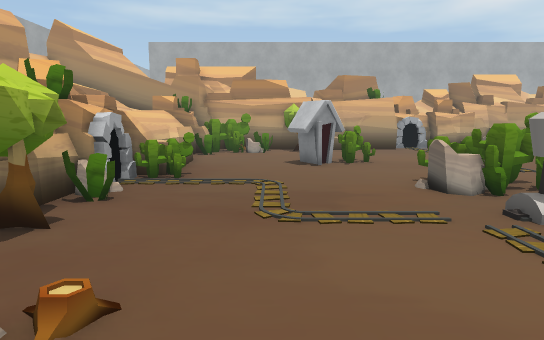
view 1 (above)

23 first-person views from a walk through a Unity game level. The camera is 1.4 m above the floor, tilts 8° down and sees 75° across. The floor is counted in squares, 1 m on a side. Each view is taken from the middle of a square. On the plan, view 1 faces up. The plan holds only what a view shows up to about 15 squares ahead; the rest is blank. The place goes on beyond the plan. Some surface patterns are stand-ins.

view 2
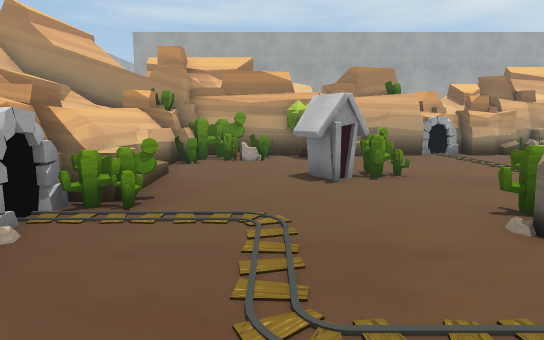

view 3
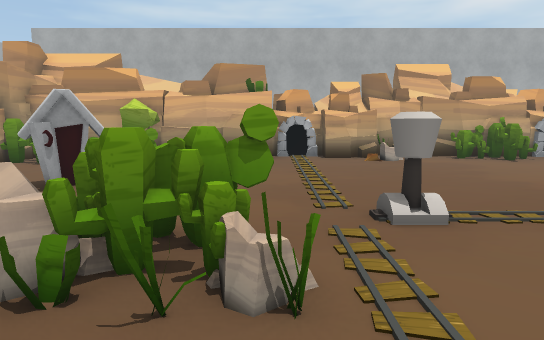

view 4
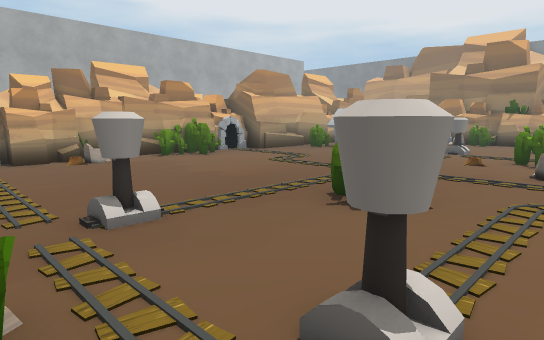

view 5
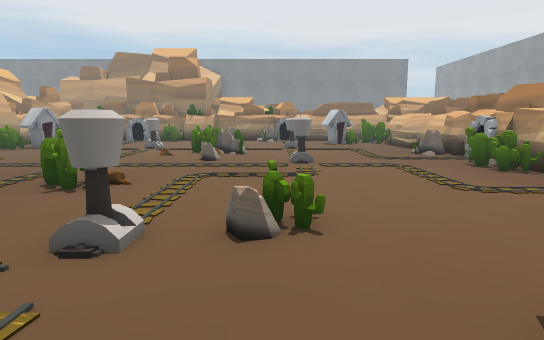

view 6
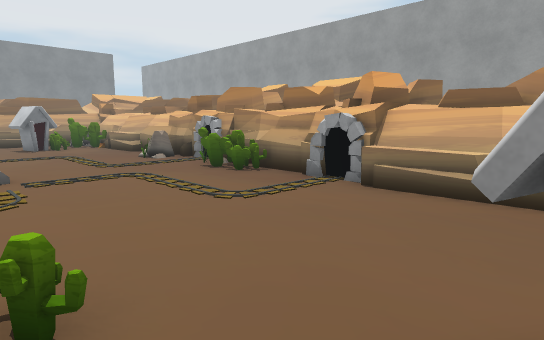

view 7
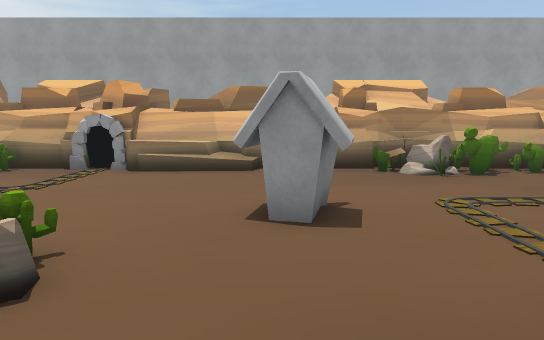

view 8
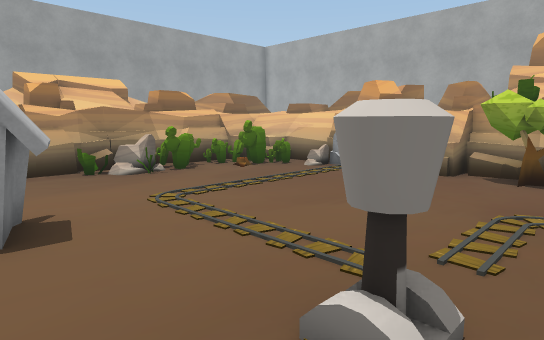

view 9
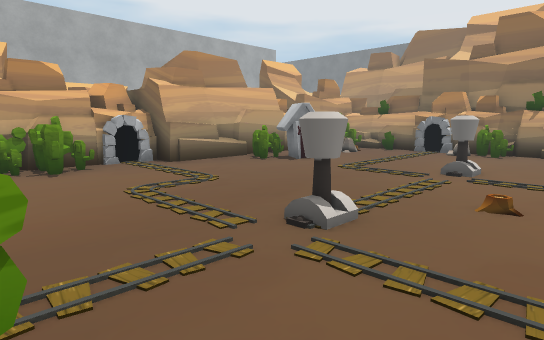

view 10
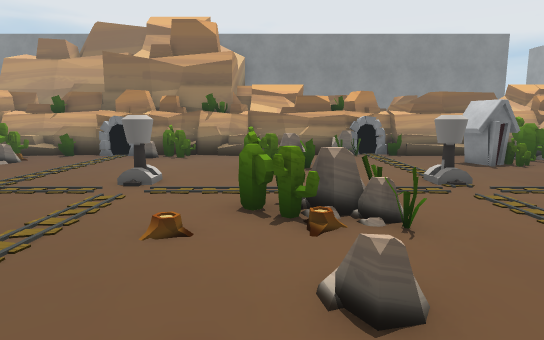

view 11
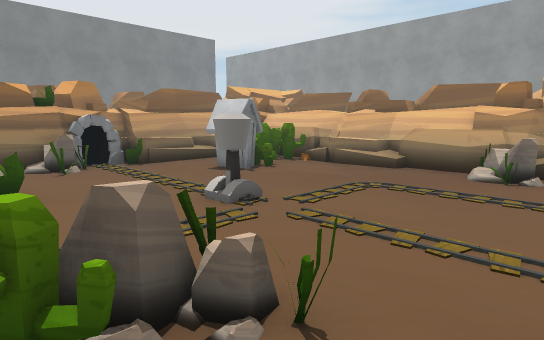

view 12
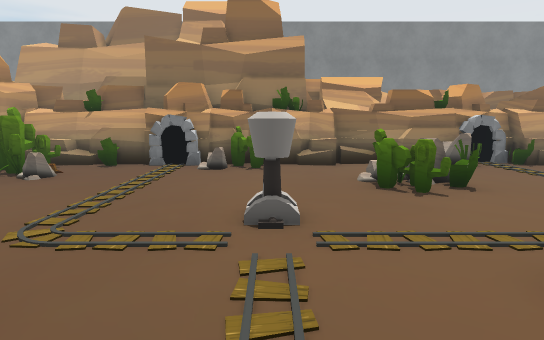

view 13
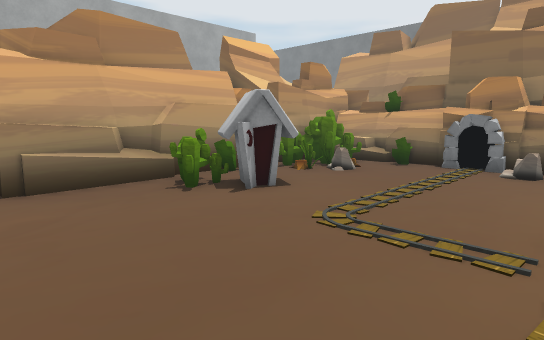

view 14
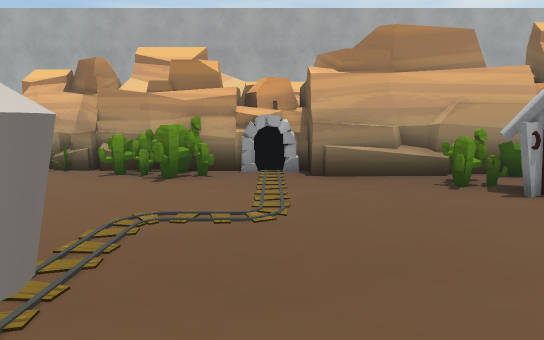

view 15
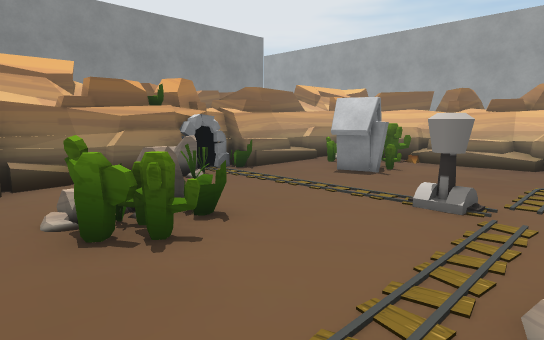

view 16
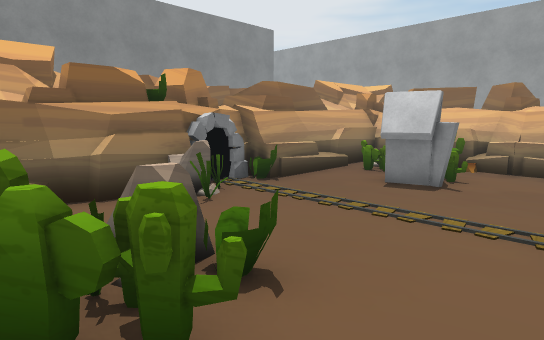

view 17
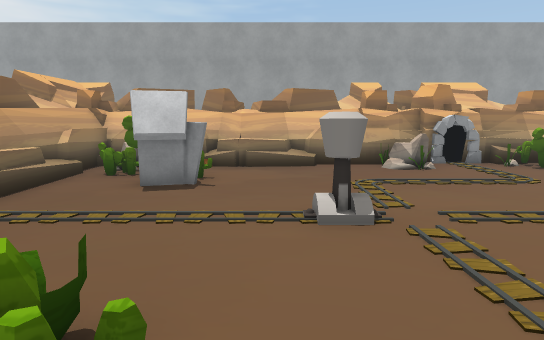

view 18
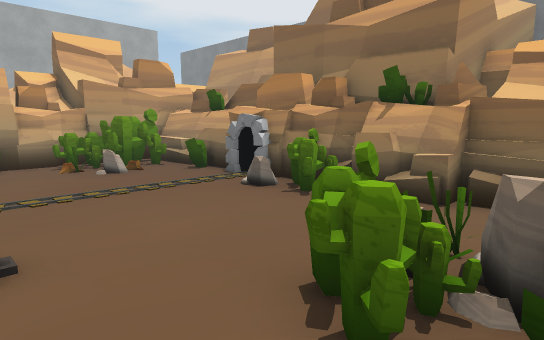

view 19
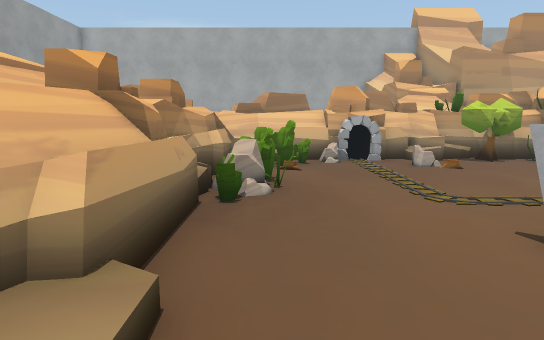

view 20
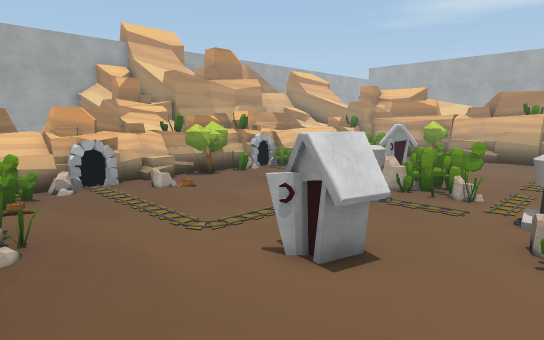

view 21
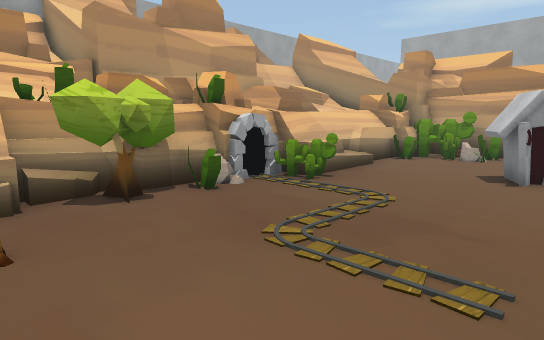

view 22
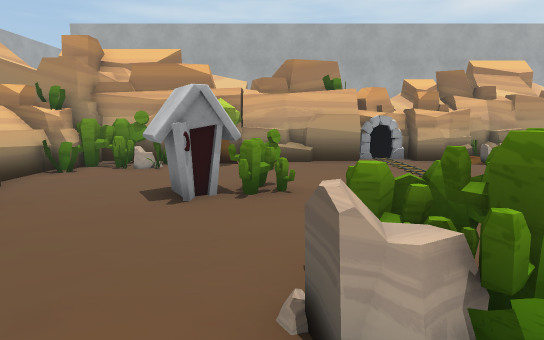

view 23
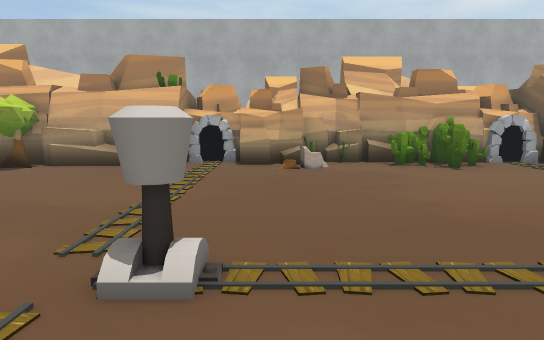

### Floor plan
Key: @ floor where view 1 was taken; # wall or solid block; . floor; / step, stairs or slope; = window, fence, low wall or low ledge; ^ raised ledge; R rock; T toilet; C cactus; E tree; O other object.
Columns run from 6 left of view 1 to 31 right of it. Each row starts with its distance up from view 1.
 20          RRR  RR#RRRR RR RRR RRR
 19          RRRRRRRRRRRRRRRRR.RRR
 18    #RRR RRRRR#RRRRRCCCR###### RR#RR R
 17   ##CCREERRRR.RRR..CCC..RRRRRRRCCCCRRR
 16   RCCR.EE...........C......CC..CCC.R R
 15  RRR.......................CCT.=R.RRRR
 14   RR........................TT....RRRR
 13 R RR....TC........................#RR
 12 R RR...TCC........................#RR
 11 RRRO...TT........................R#R
 10 RRRO.............................CCRR
  9  RRCC.........O.......O.....O....CCRR
  8 RRRC......CCC.....C................RRR
  7 RRR#.....RRCR....CO...........CC..RRRR
  6  RE......................CC...C#R..RRR
  5 RREE......O...O.......R..RR....R...RRR
  4  REE.....................R........RR
  3 RRR...........RC..................RRRR
  2 RRR.R.................O.....O......#RR
  1 RRR........TT.....................=RR
  0 RRR...@....TT..................TT.ORRR
 -1 RRRR...........................TT..RRR
 -2  #^CC..........................C C.RRR
 -3  #^CCCCC............CC...R......CORRRR
 -4  ##CRCCRRRRRR///R#RCCC...RRR///CCOO  R
 -5  #RRRRRRRRRRRRRRRRRRRRRRRRRRR RRRRRRR
 -6   RR RRR RRRRRRRRRRRRRRRRRRRRRRRRR RR
 -7    RR RRR    RR R   RRRRR  RRRRR  ROO

Positions as (right, up) in squares from view 1, and headings:
1: (0, 0), facing up
2: (0, 3), facing up
3: (6, 4), facing up
4: (6, 4), facing up-right
5: (4, 3), facing right
6: (6, 3), facing down-right
7: (6, 6), facing down
8: (6, 6), facing down-left
9: (12, 6), facing up-right
10: (14, 6), facing right
11: (17, 6), facing down-right
12: (17, 9), facing right
13: (17, 9), facing up-right
14: (17, 8), facing up
15: (20, 8), facing down-right
16: (22, 7), facing down-right
17: (23, 7), facing down
18: (22, 5), facing up-right
19: (9, -3), facing left
20: (9, -4), facing up-left
21: (3, 2), facing up-left
22: (3, 5), facing up
23: (9, 6), facing up
